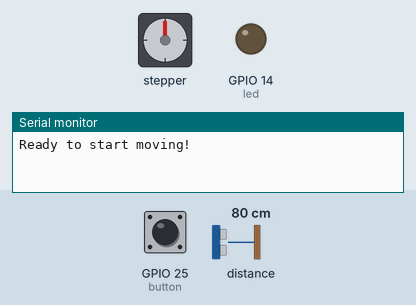
The sketch below on a simulated ESP32. Shown: stepper motor, output pins drawn as LEDs (lit = HIGH), the last lines printed to the serial monitor. The test bench sets the inputs (shaded band); at power-on: GPIO 25 (button) HIGH, distance to the obstacle 80 cm. Storage starts empty; stepper angles assume 4096 steps per turn. At 22.4 s the program stops and its outputs stay as they are.

Above: at 1.2 s.
1.3 s: GPIO 25 (button) pulled LOW for 0.15 s
At 1.72 s:
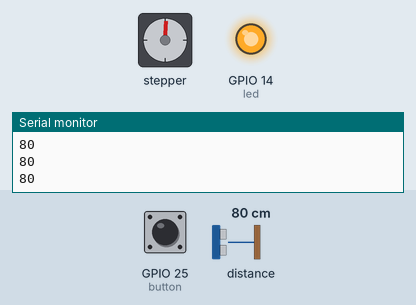
At 3.08 s:
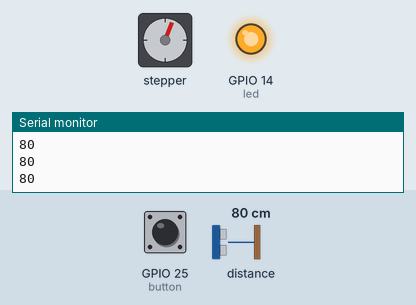
7.3 s: GPIO 25 (button) pulled LOW for 3.2 s
At 8.3 s:
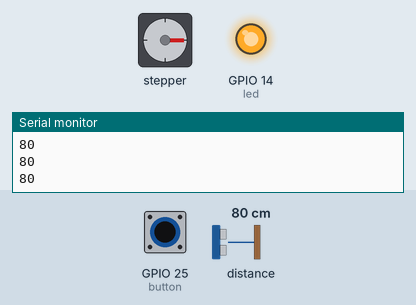
15.0 s: GPIO 25 (button) pulled LOW for 1 s
Timing chart, 0 to 23.8 s (numbered marks = the images above; inputs shaded):
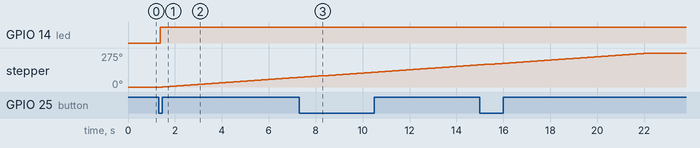

The sketch:

lab7pt1.ino
```cpp
#include <CheapStepper.h>
#include <SPI.h>
#include <SD.h>
File myFile;
#include <Wire.h>
#include <VL53L1X.h>

VL53L1X sensor;

CheapStepper stepper (26,27,28,29);
//CheapStepper stepper;
// here we declare our stepper using default pins:
// arduino pin <--> pins on ULN2003 board:
// 26 <--> IN1
// 27 <--> IN2
// 28 <--> IN3
// 29 <--> IN4
boolean moveClockwise = true;
int rot = 1046;
#define button 25
#define led 14
int count = 1;
void setup() {
  Serial.begin(115200);
  Wire.begin();
  Wire.setClock(400000); // use 400 kHz I2C
  sensor.setTimeout(500);
  if (!sensor.init())
  {
    Serial.println("Failed to detect and initialize sensor!");
    while (1);
  }
   if (!SD.begin(53)) {
    Serial.println("initialization failed!");
    while (1);
  }
  pinMode(button, INPUT);
  pinMode(led, OUTPUT);
  Serial.println("Ready to start moving!");
  myFile = SD.open("rotate.txt", FILE_WRITE);
  sensor.setDistanceMode(VL53L1X::Long);
  sensor.setMeasurementTimingBudget(50000);
  sensor.startContinuous(50);
}

void loop() {
  int sen;
  int but = 1;
  but = digitalRead(button);
  delay(50);
  if(but == 0){
    digitalWrite(led, HIGH);
    myFile.println("Location " + count);
  for (int s=0; s<rot; s++){
    stepper.step(moveClockwise);
    int nStep = stepper.getStep();
    if(s%5 == 0){
    sen = sensor.read()/10;
    Serial.println(sen);
    myFile.println(sen);
    }
  }
  count++;
  }

  if (count == 4) {
    myFile.close();
    while(1){}
  }

}
```

Measured:
- after the input at 1.3 s, GPIO 14 (led): LOW → HIGH after 0.08 s; stepper: keeps turning clockwise at about 13°/s, starting after 0.18 s
